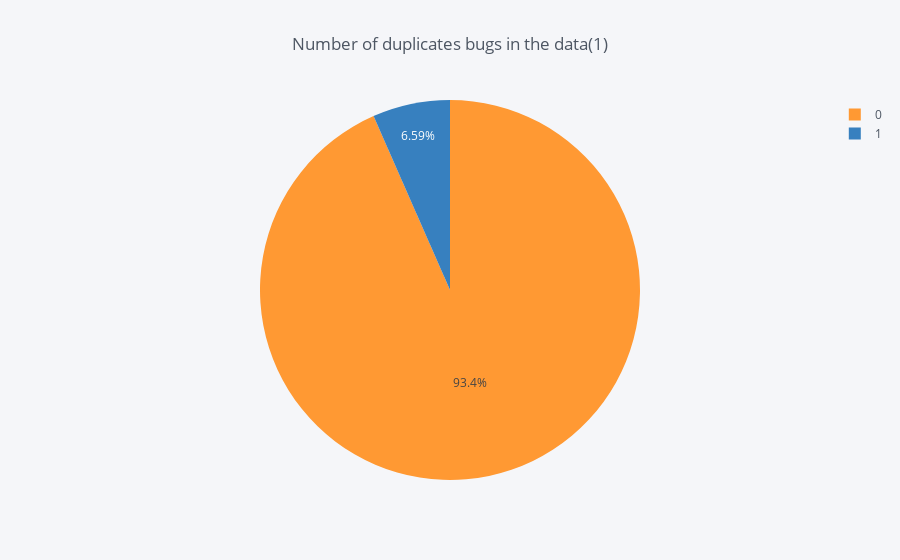

Notebook code cell kept with this figure:
### Markdown cell above
## Number of duplicates bugs in the data

### Code cell
temp = bug_data['STATE_DUPLICATE_INDIC'].value_counts()
df = pd.DataFrame({'labels': temp.index,
                   'values': temp.values
                  })
df.iplot(kind='pie',labels='labels',values='values',title=' Number of duplicates bugs in the data(1)')

### Figure 1 — Plotly figure (JSON) as saved in the notebook; plotly's stock layout.template omitted (floating-point values rounded to 4 significant figures)
{"data": [{"labels": [0, 1], "marker": {"colors": ["rgba(255, 153, 51, 1.0)", "rgba(55, 128, 191, 1.0)"]}, "name": "", "type": "pie", "values": [179406, 12662]}], "layout": {"legend": {"bgcolor": "#F5F6F9", "font": {"color": "#4D5663"}}, "paper_bgcolor": "#F5F6F9", "plot_bgcolor": "#F5F6F9", "title": " Number of duplicates bugs in the data(1)", "titlefont": {"color": "#4D5663"}}}
